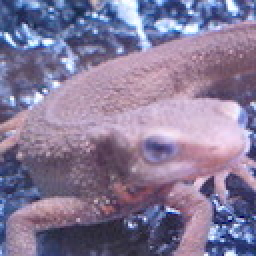
//> input picture q10/img/imori.jpg, 128 x 128 px (shown 2 times larger)
$ ./5q   (built with g++ and OpenCV 4)
//> lines starting //> are read from the running program, lines starting //| are printed output that depends on the picture
#include <iostream>
#include <cmath>
#include <opencv2/opencv.hpp>
using namespace std;

void bgr2hsv(cv::Mat &src, cv::Mat &dst);
void inverse_h(cv::Mat &src, cv::Mat &dst);
void hsv2rgb(cv::Mat &src, cv::Mat &dst);


int main()
{
    cv::Mat src = cv::imread("./img/imori.jpg");
//> src is the input picture: 128 rows x 128 cols, CV_8UC3; mean B, G, R 152.8, 121.8, 134.1
    cv::Mat dst0 = cv::Mat::zeros(src.rows, src.cols, CV_32FC3);//!
    cv::Mat dst1 = cv::Mat::zeros(src.rows, src.cols, CV_8UC3);//!
    bgr2hsv(src, dst0);
    cv::imshow("hoge", dst0);
    cv::waitKey(0);

    inverse_h(dst0, dst0);
    cv::imshow("hoge", dst0);
    cv::waitKey(0);

    hsv2rgb(dst0, dst1);
    cv::imshow("hoge", dst1);
    cv::waitKey(0);

    cv::imwrite("./img/5q_ans.jpg", dst1);
    return 0;
}

void bgr2hsv(cv::Mat &src, cv::Mat &dst)
{
    double value_max, value_min;
    float r, g, b;
    float h, v, s;

    for(int y = 0; y < src.rows; y++){
        for(int x = 0; x < src.cols; x++){
            //B,G,R
            r = (float)src.at<cv::Vec3b>(y, x)[2]/255;
            g = (float)src.at<cv::Vec3b>(y, x)[1]/255;
            b = (float)src.at<cv::Vec3b>(y, x)[0]/255;

            value_min = fmin(r, fmin(g, b));
            value_max = fmax(r, fmax(g, b));

            //Hue:色相
            if(value_min == b){
                h =  60 * (g - r) / (value_max - value_min) + 60;
            }else if(value_min == g){
                h =  60 * (r - b) / (value_max - value_min) + 300;
            }else if(value_min == r){
                h =  60 * (b - g) / (value_max - value_min) + 180;
            }

            //Value:明度
            v = value_max;

            //Saturation:彩度
            s = value_max - value_min;//円錐モデル
            //dst
            dst.at<cv::Vec3f>(y, x)[0] = h;
            dst.at<cv::Vec3f>(y, x)[1] = s;
            dst.at<cv::Vec3f>(y, x)[2] = v;
        }
    }
//> this loop made 128 passes
//> (r, g, b, value_min, value_max, h) on passes 1 to 12: (0.392, 0.494, 0.639, 0.392, 0.639, 215.2), (0.357, 0.431, 0.596, 0.357, 0.596, 221.3), (0.322, 0.408, 0.631, 0.322, 0.631, 223.3), (0.251, 0.365, 0.639, 0.251, 0.639, 222.4), (0.212, 0.29, 0.537, 0.212, 0.537, 225.5), (0.329, 0.357, 0.537, 0.329, 0.537, 232.1), (0.278, 0.349, 0.506, 0.278, 0.506, 221.4), (0.278, 0.435, 0.635, 0.278, 0.635, 213.6), (0.498, 0.545, 0.749, 0.498, 0.749, 228.8), (0.49, 0.604, 0.769, 0.49, 0.769, 215.5), (0.663, 0.643, 0.761, 0.643, 0.761, 250), (0.733, 0.635, 0.761, 0.635, 0.761, 286.9)
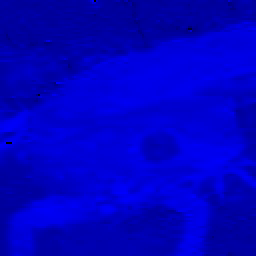
//> dst: 128 rows x 128 cols, CV_32FC3 (shown 2 times larger); mean B, G, R 275.2, 0.2, 0.6; drawn with min black and max white
//> after the loop, r = 0.153; g = 0.275; b = 0.455; value_min = 0.153; value_max = 0.455; h = 215.8
}


void inverse_h(cv::Mat &src, cv::Mat &dst)
{
    float temp;
    for(int y = 0; y < src.rows; y++){
        for(int x = 0; x < src.cols; x++){
            temp = fmod(src.at<cv::Vec3f>(y, x)[0] + 180, 360);//反転
            dst.at<cv::Vec3f>(y, x)[0] = temp;
        }
    }
//> this loop made 128 passes
//> temp on passes 1 to 12: 35.24, 41.31, 43.29, 42.42, 45.54, 52.08, 41.38, 33.63, 48.75, 35.49, 70, 106.9
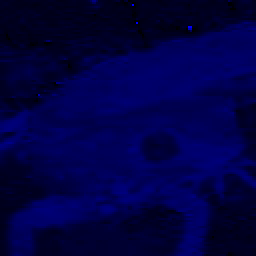
//> dst: 128 rows x 128 cols, CV_32FC3 (shown 2 times larger); mean B, G, R 95.5, 0.2, 0.6; drawn with min black and max white
//> after the loop, temp = 35.84
}


void hsv2rgb(cv::Mat &src, cv::Mat &dst)
{
    float c;
    float _h;
    float _x;
    float r, g, b;

    for(int y = 0; y < src.rows; y++){
        for(int x = 0; x < src.cols; x++){
            c = src.at<cv::Vec3f>(y, x)[1];
            _h = src.at<cv::Vec3f>(y, x)[0]/60;
            _x = c * (1 - abs(fmod(_h, 2.0) - 1));

            //dst
            r = g = b = src.at<cv::Vec3f>(y, x)[2] - c;

            if(_h < 1){
                r += c;
                g += _x;
            }else if(_h < 2){
                r += _x;
                g += c;
            }else if(_h < 3){
                b += _x;
                g += c;
            }else if(_h < 4){
                g += _x;
                b += c;
            }else if(_h < 5){
                r += _x;
                b += c;
            }else if(_h < 6){
                b += _x;
                r += c;
            }

            dst.at<cv::Vec3b>(y, x)[2] = (uint8_t)(r*255);
            dst.at<cv::Vec3b>(y, x)[1] = (uint8_t)(g*255);
            dst.at<cv::Vec3b>(y, x)[0] = (uint8_t)(b*255);
        }
    }
//> this loop made 128 passes
//> (c, r, g, b) on passes 1 to 12: (0.247, 0.639, 0.537, 0.392), (0.239, 0.596, 0.522, 0.357), (0.31, 0.631, 0.545, 0.322), (0.388, 0.639, 0.525, 0.251), (0.325, 0.537, 0.459, 0.212), (0.208, 0.537, 0.51, 0.329), (0.227, 0.506, 0.435, 0.278), (0.357, 0.635, 0.478, 0.278), (0.251, 0.749, 0.702, 0.498), (0.278, 0.769, 0.655, 0.49), (0.118, 0.741, 0.761, 0.643), (0.125, 0.663, 0.761, 0.635)
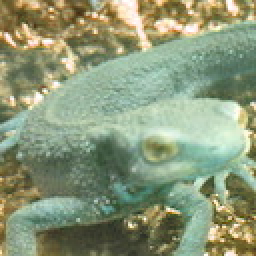
//> dst: 128 rows x 128 cols, CV_8UC3 (shown 2 times larger); mean B, G, R 121, 151.9, 139.7
//> after the loop, c = 0.302; r = 0.455; g = 0.333; b = 0.153
}
